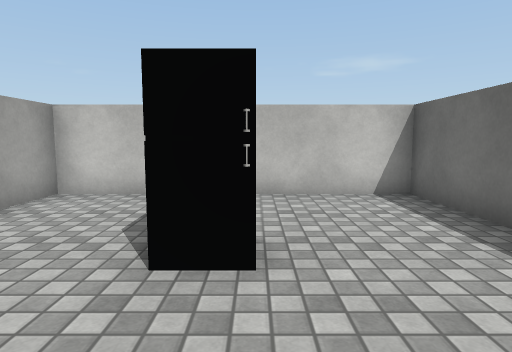
View 1 (above)

16 first-person views from a walk through a scene from a Unity 3-D project. The camera is 1.2 m above the floor, tilts 6° down and sees 75° across. The floor is counted in squares, 1 m on a side. Each view is taken from the middle of a square. On the plan, view 1 faces up. The plan holds only what a view shows up to about 14 squares ahead; the rest is blank. Surface patterns are stand-ins for the level's own textures.

View 2
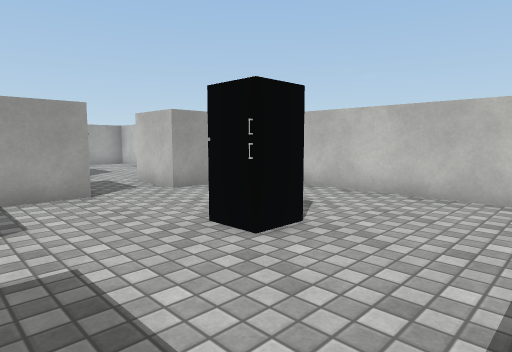

View 3
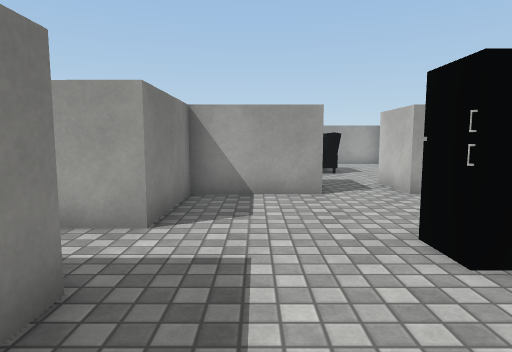

View 4
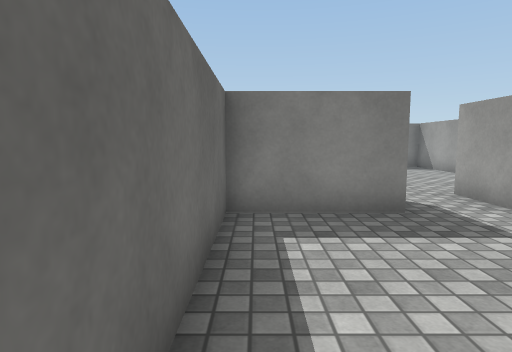

View 5
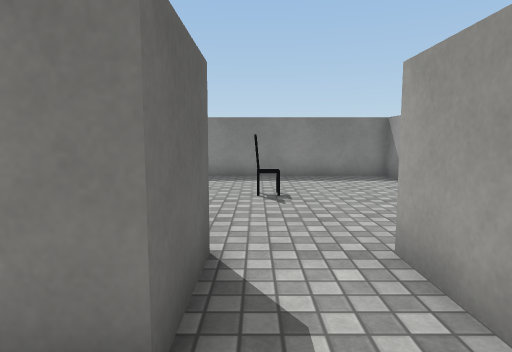

View 6
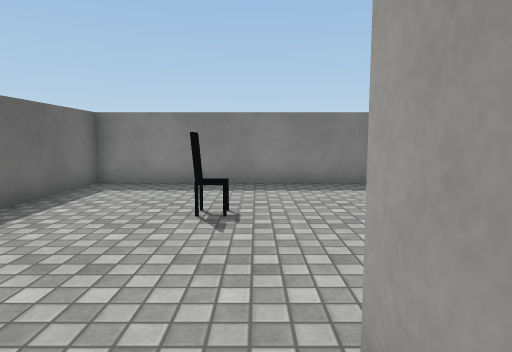

View 7
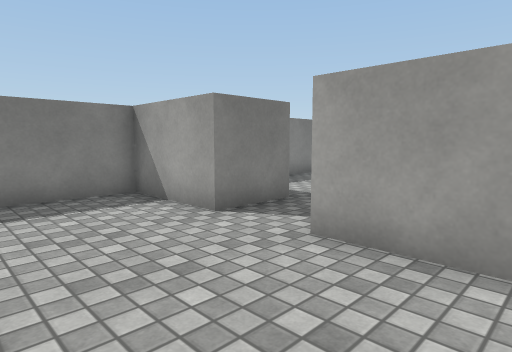

View 8
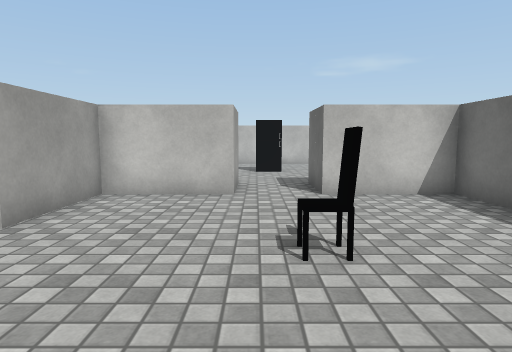

View 9
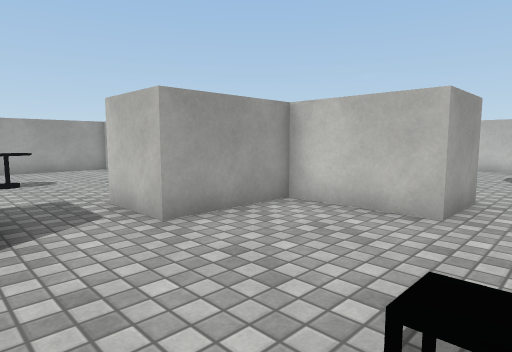

View 10
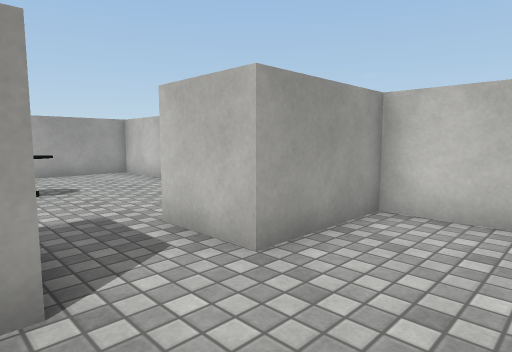

View 11
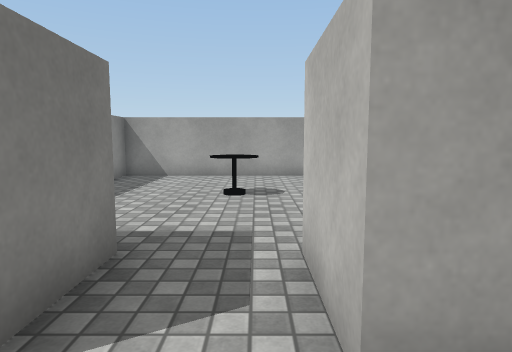

View 12
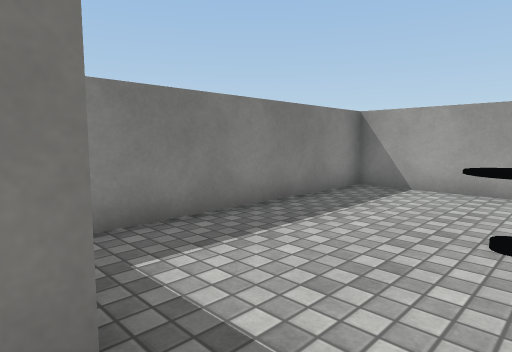

View 13
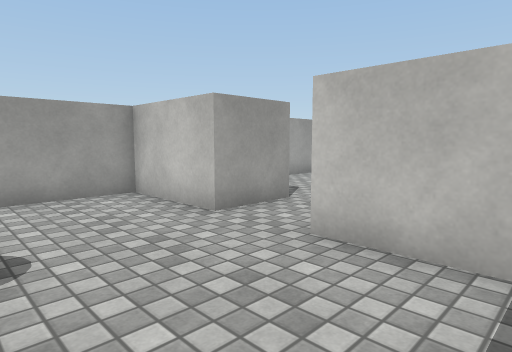

View 14
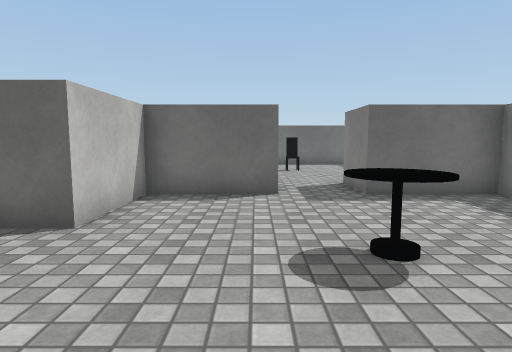

View 15
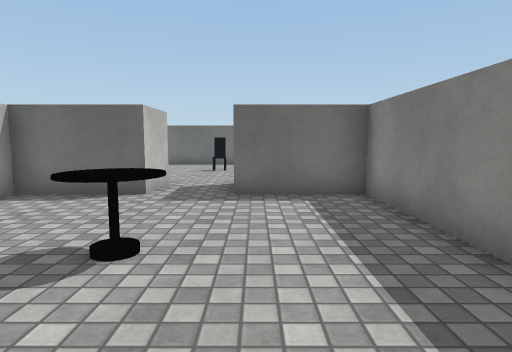

View 16
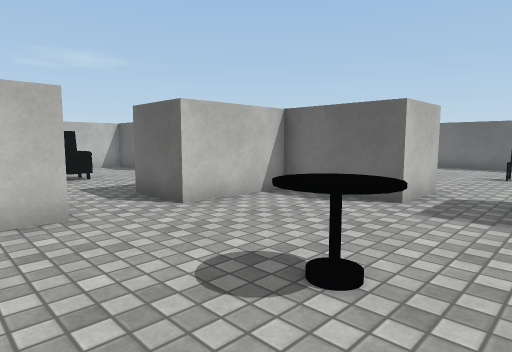

### Floor plan
Ten units are one square. View 1 is at (0, 0); x grows to the right and y downward. Boxes are objects, and circles mark ways between rooms. Rooms are numbered by the first view taken in them; rooms with no view inside come last. Other rooms are left out.
<svg viewBox="-150 -80 190 190">
<path fill="none" stroke="#000" d="M-45 -26 -45 5 -15 5 -15 25M5 25 5 5 35 5 35 -75 -45 -75 -45 -45M-15 25 -45 25 -45 55M-45 75 -45 105 35 105 35 25 5 25M-115 25 -145 25 -145 105 -65 105 -65 75 -45 75M-45 55 -65 55 -65 25 -95 25"/>
<rect x="-15" y="-45" width="20" height="20" fill="#bbb"><title>fridge</title></rect>
<rect x="-5" y="55" width="10" height="20" fill="#bbb"><title>chair</title></rect>
<rect x="-115" y="55" width="20" height="20" fill="#bbb"><title>table</title></rect>
<circle cx="-5" cy="15" r="3" fill="#2a7"/>
<circle cx="-55" cy="65" r="3" fill="#2a7"/>
<text x="-10" y="-30">1</text>
<text x="-10" y="60">2</text>
<text x="-100" y="60">3</text>
</svg>
Room 1 opens to room 2. Room 2 opens to room 3.

Where each view was taken, in squares from view 1:
view 1: 0 up, 0 right, facing up
view 2: 0 up, 3 right, facing up-left
view 3: 1 up, 3 right, facing left
view 4: 5 up, 3 right, facing down
view 5: 1 up, 0 right, facing down
view 6: 1 down, 1 left, facing down
view 7: 3 down, 1 left, facing down-left
view 8: 10 down, 1 left, facing up
view 9: 8 down, 0 right, facing up-left
view 10: 8 down, 2 left, facing up-left
view 11: 6 down, 3 left, facing left
view 12: 6 down, 6 left, facing down-left
view 13: 6 down, 7 left, facing up-left
view 14: 5 down, 14 left, facing right
view 15: 8 down, 14 left, facing right
view 16: 8 down, 13 left, facing up-right
